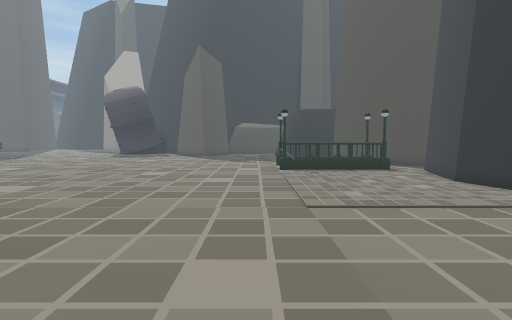
View 1 (above)

24 first-person views from a walk through a Unity game level. The camera is 1.5 m above the floor, tilts 4° down and sees 80° across. The floor is counted in squares, 1 m on a side. Each view is taken from the middle of a square. On the plan, view 1 faces up. The plan holds only what a view shows up to about 15 squares ahead; the rest is blank. The place goes on beyond the plan. The player is left out. Some animated figures are not drawn. Some surface patterns are stand-ins.

View 2
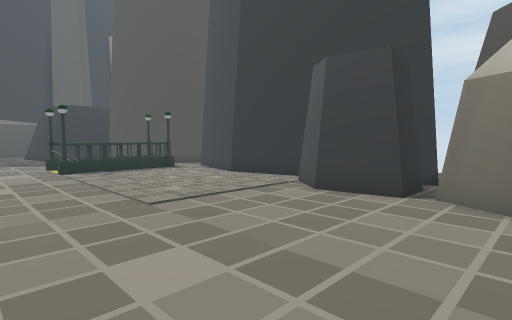

View 3
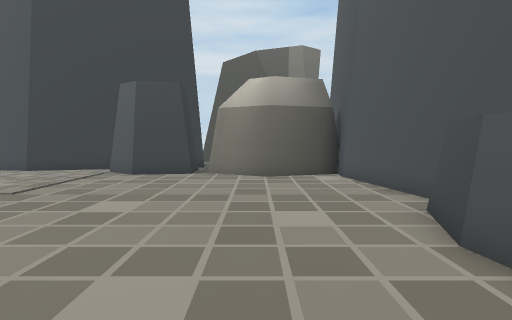

View 4
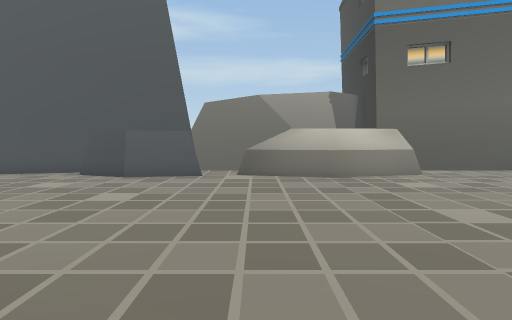

View 5
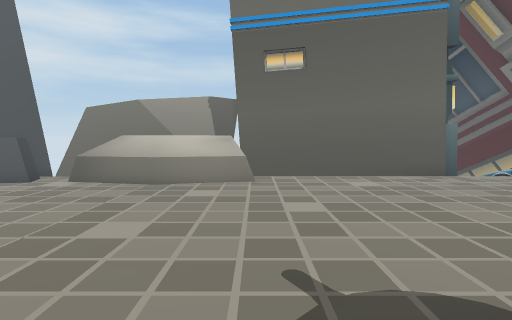

View 6
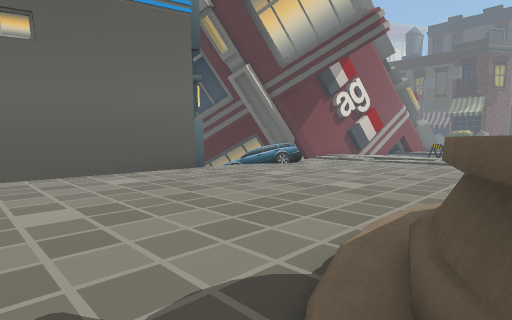

View 7
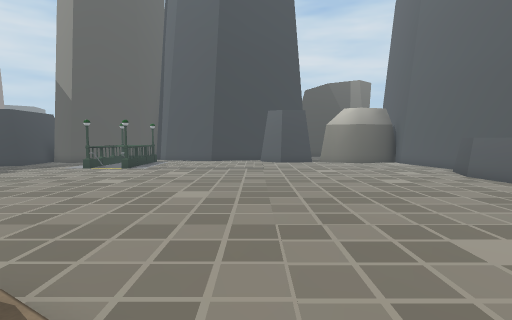

View 8
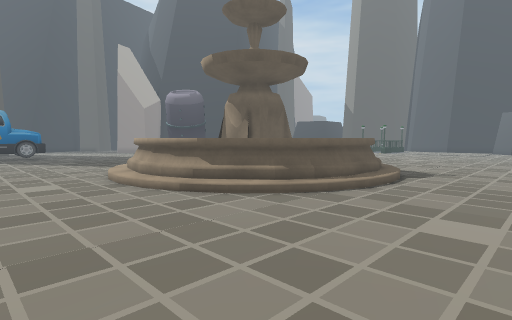

View 9
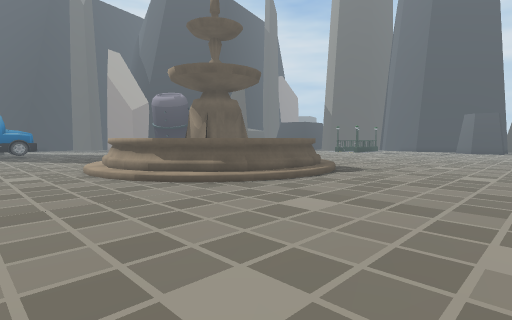

View 10
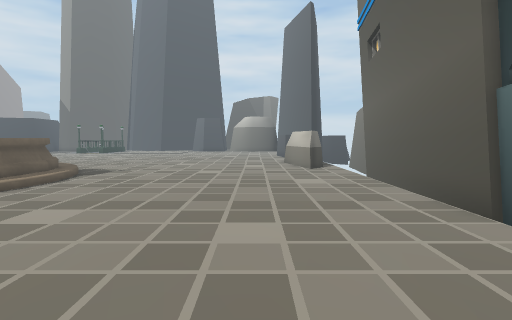

View 11
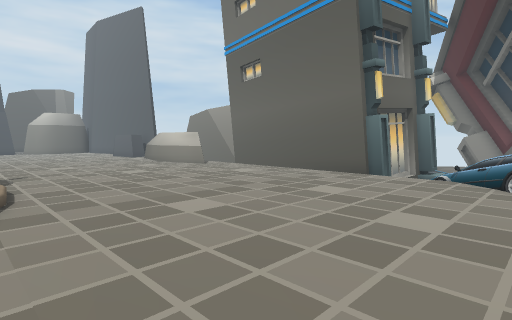

View 12
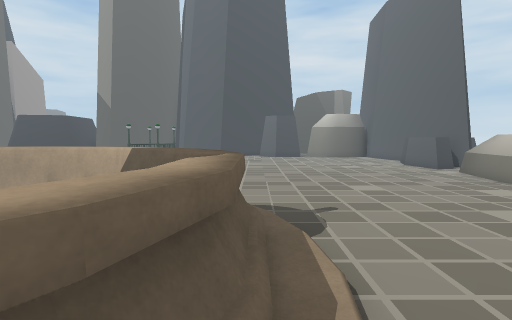

View 13
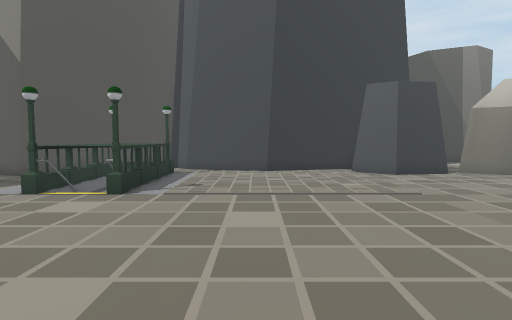

View 14
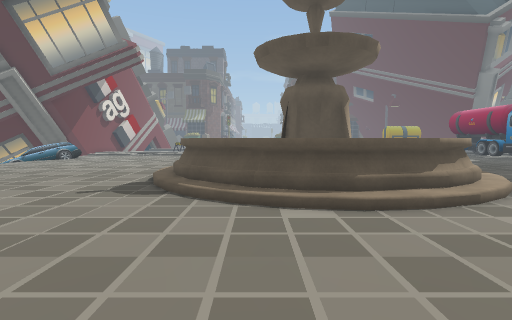

View 15
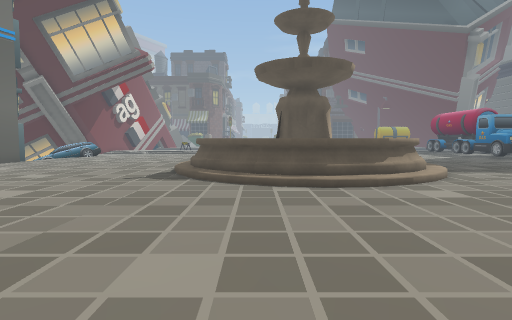

View 16
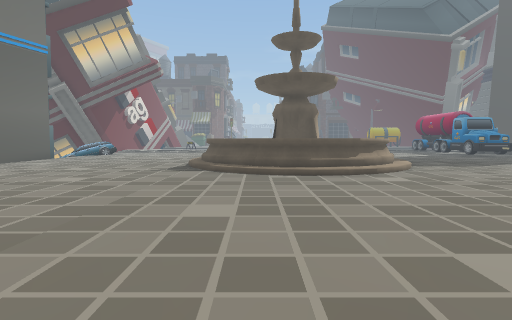

View 17
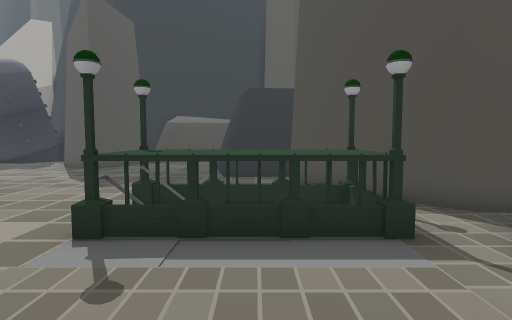

View 18
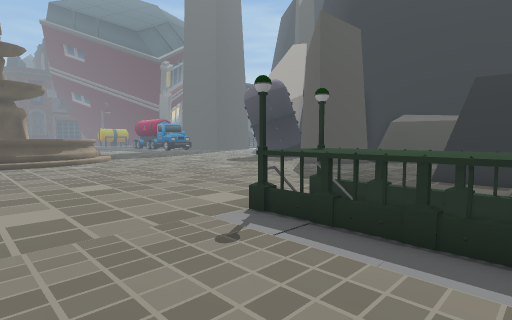

View 19
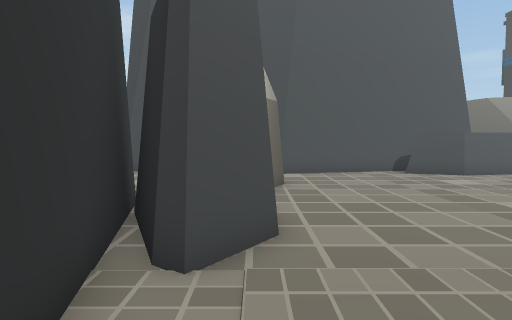

View 20
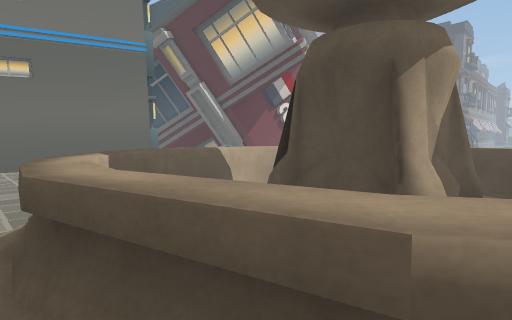

View 21
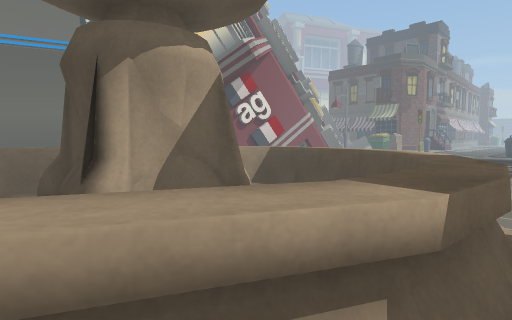

View 22
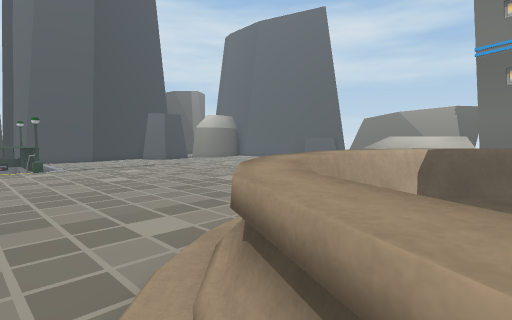

View 23
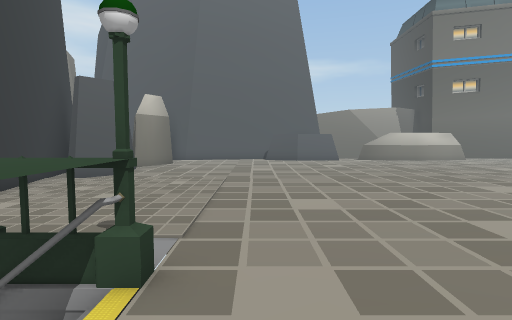

View 24
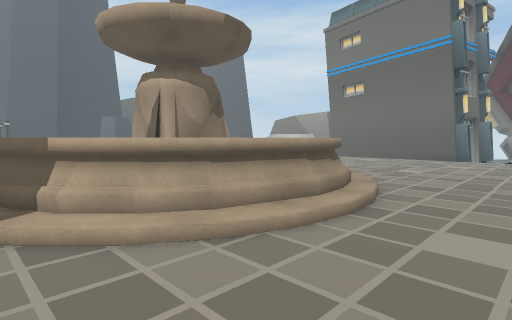

### Floor plan
Key: @ floor where view 1 was taken; # wall or solid block; x gap in a wall; . main floor; : floor 0.25 m higher than the main floor; / step, stairs or slope; = window, fence, low wall or low ledge; ^ raised ledge; O other object.
Columns run from 30 left of view 1 to 9 right of it. Each row starts with its distance up from view 1.
 18  ....../ O^^//.......  ........      #O
 17  ...../#=^^^^^O................#^^^^^ #O
 16  ..../###   =^=O................^^^^^  O
 15  ....O=#      ^^/...............^^^^#  O
 14  .../^^: ####  ^:.................... #
 13  .../^^  ####  ^#...............      O
 12  .../^#  ####  ^#...............     #O
 11  .../^^  ###=  ^#...............     #
 10  ....#^      :#^O...............  . .#
  9  ..../##    :#^//...............     OO
  8 ......O^^^^^^^#/................      O
  7 .......//^^^#:/..................     O
  6 .........////.......................###
  5 ....................................##
  4 ....................................##
  3 ....................................####
  2 ....................................x.
  1 ....................................#
  0  .............................@....##
 -1 ...................................##
 -2  ...................................#
 -3  ................#####...####.......#
 -4  O..............######=.=#  ##.######
 -5  O:.............       ...  ####
 -6   O  OOOOOOOOOO          x#
 -7       O       OOO
 -8       O

Positions as (right, up) in squares from view 1, and headings:
1: (0, 0), facing up
2: (-2, 0), facing up-right
3: (-7, 0), facing right
4: (-8, 9), facing down
5: (-15, 9), facing down
6: (-15, 8), facing down-left
7: (-17, 7), facing right
8: (-30, 2), facing up-right
9: (-30, -1), facing up-right
10: (-30, -1), facing right
11: (-30, 7), facing down-right
12: (-23, 7), facing right
13: (-7, 11), facing right
14: (-7, 10), facing left
15: (-4, 10), facing left
16: (-1, 10), facing left
17: (4, 10), facing up
18: (6, 10), facing up-left
19: (6, 10), facing down
20: (-14, 15), facing down-left
21: (-17, 18), facing down-left
22: (-18, 18), facing down-right
23: (0, 18), facing down
24: (-29, 18), facing down-right
